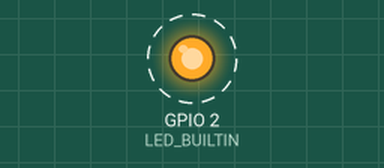
Bench run of a sketch on a simulated ESP32. On the bench: output pins drawn as LEDs (lit = HIGH). Dashed ring = blinking.

Above: at 0.15 s.
Timing chart, 0 to 3.0 s (numbered marks = the images above):
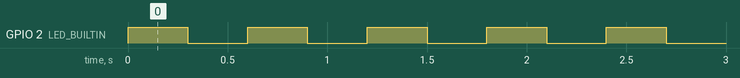

The sketch:

Blink.ino
```cpp
void setup() {
  pinMode(LED_BUILTIN, OUTPUT);

}

void loop() {
  digitalWrite(LED_BUILTIN, !digitalRead(LED_BUILTIN));
  delay(300);
}
```

Measured:
- by itself, GPIO 2 (LED_BUILTIN): alternates HIGH for 0.30 s and LOW for 0.30 s
